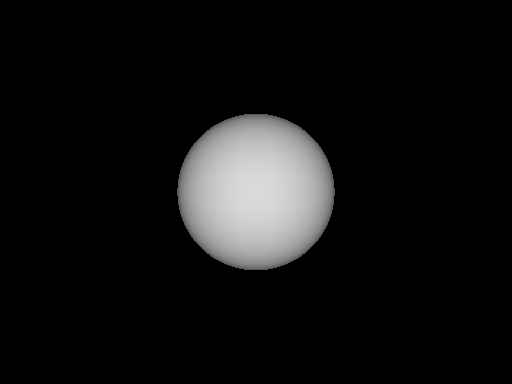
%> input picture syth_image/IMG_001.png, 512 x 384 px; the run also reads 1 picture not shown here
$ octave Generate_data.m   (GNU Octave 9; MATLAB toolbox functions it lacks are replaced by stand-ins)
%> lines starting %> are read from the running program, lines starting %| are printed output that depends on the picture
A=rgb2gray(imread('IMG_001.png'));
%> A: size 384x512 uint8; min 0, max 218, mean 17.1
A2=A(100:300,150:350);
I=zeros(11,size(A2,1)*size(A2,2));
I(1,:)=reshape(A2,1,size(A2,1)*size(A2,2));
A=rgb2gray(imread('IMG_103.png'));
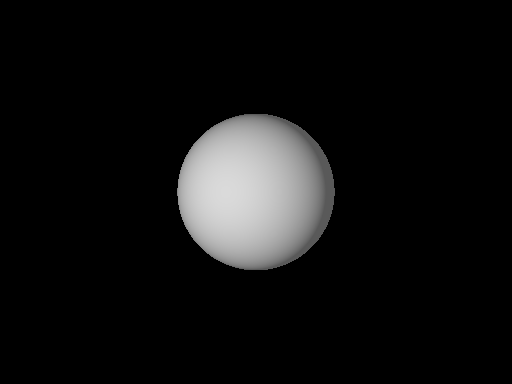
%> input picture syth_image/IMG_103.png, 512 x 384 px
%> A: size 384x512 uint8; min 0, max 218, mean 16.7
A2=A(100:300,150:350);
I(2,:)=reshape(A2,1,size(A2,1)*size(A2,2));
A=rgb2gray(imread('IMG_203.png'));
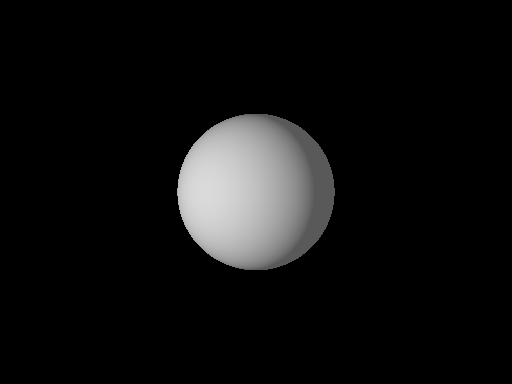
%> input picture syth_image/IMG_203.png, 512 x 384 px
%> A: size 384x512 uint8; min 0, max 218, mean 15.8
A2=A(100:300,150:350);
I(3,:)=reshape(A2,1,size(A2,1)*size(A2,2));
A=rgb2gray(imread('IMG_301.png'));
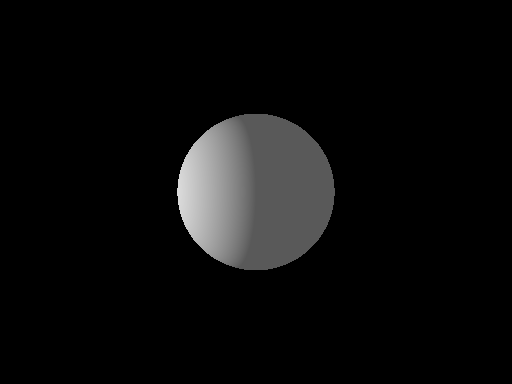
%> input picture syth_image/IMG_301.png, 512 x 384 px
%> A: size 384x512 uint8; min 0, max 218, mean 11.6
A2=A(100:300,150:350);
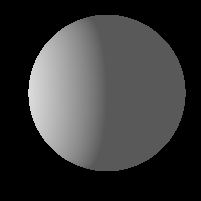
%> A2: size 201x201 uint8; min 0, max 218, mean 56.3
I(4,:)=reshape(A2,1,size(A2,1)*size(A2,2));
A=rgb2gray(imread('IMG_302.png'));
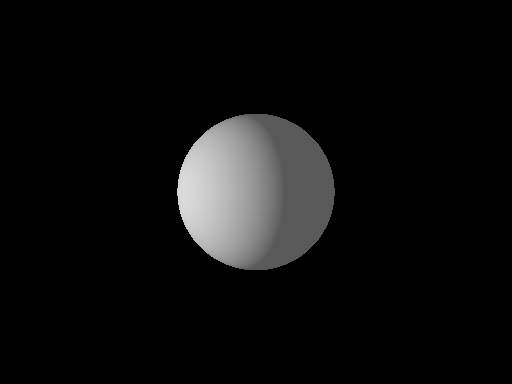
%> input picture syth_image/IMG_302.png, 512 x 384 px
%> A: size 384x512 uint8; min 0, max 218, mean 13.4
A2=A(100:300,150:350);
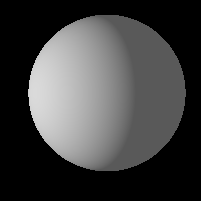
%> A2: size 201x201 uint8; min 0, max 218, mean 65.2
I(5,:)=reshape(A2,1,size(A2,1)*size(A2,2));
A=rgb2gray(imread('IMG_303.png'));
%> A: size 384x512 uint8; min 0, max 218, mean 15
A2=A(100:300,150:350);
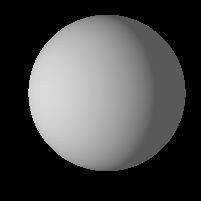
%> A2: size 201x201 uint8; min 0, max 218, mean 72.8
I(6,:)=reshape(A2,1,size(A2,1)*size(A2,2));
%> (the run ends here)
